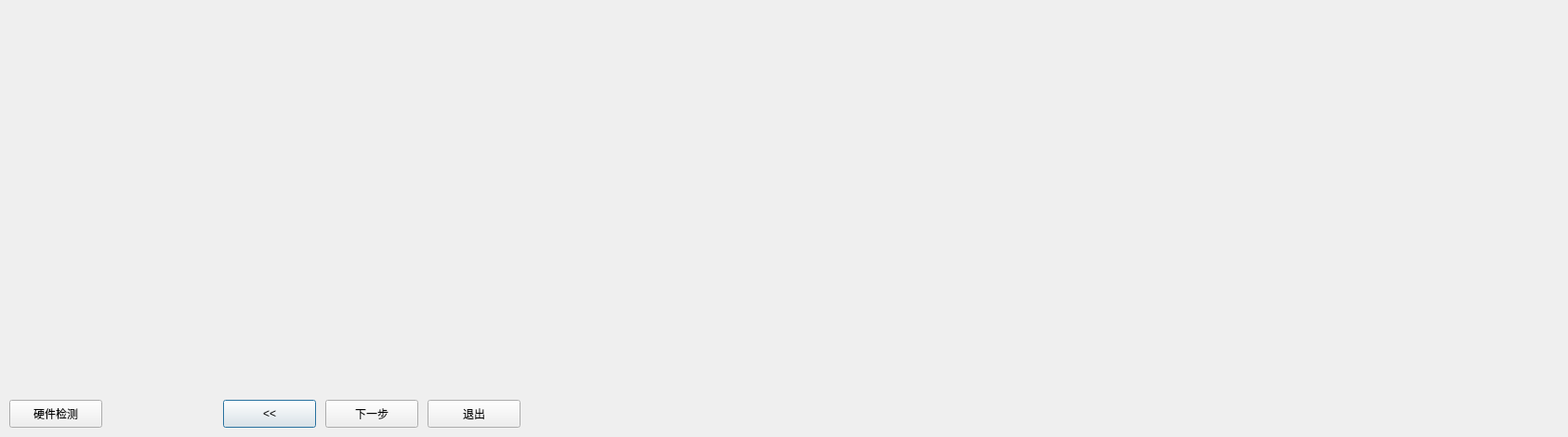
<?xml version="1.0" encoding="UTF-8"?>
<ui version="4.0">
 <class>saas_guide2</class>
 <widget class="QDialog" name="saas_guide2">
  <property name="geometry">
   <rect>
    <x>0</x>
    <y>0</y>
    <width>1687</width>
    <height>470</height>
   </rect>
  </property>
  <property name="acceptDrops">
   <bool>true</bool>
  </property>
  <property name="windowTitle">
   <string>Dialog</string>
  </property>
  <widget class="lds_toolbar_button" name="pushButton_pre">
   <property name="geometry">
    <rect>
     <x>240</x>
     <y>430</y>
     <width>100</width>
     <height>30</height>
    </rect>
   </property>
   <property name="text">
    <string>&lt;&lt;</string>
   </property>
   <property name="outer_stylesheet" stdset="0">
    <string>pushbutton</string>
   </property>
  </widget>
  <widget class="saas_guide2_house" name="frame_cur">
   <property name="geometry">
    <rect>
     <x>10</x>
     <y>10</y>
     <width>550</width>
     <height>410</height>
    </rect>
   </property>
  </widget>
  <widget class="saas_guide2_house" name="frame_right">
   <property name="geometry">
    <rect>
     <x>570</x>
     <y>10</y>
     <width>550</width>
     <height>410</height>
    </rect>
   </property>
  </widget>
  <widget class="lds_toolbar_button" name="pushButton_next">
   <property name="geometry">
    <rect>
     <x>350</x>
     <y>430</y>
     <width>100</width>
     <height>30</height>
    </rect>
   </property>
   <property name="text">
    <string>下一步</string>
   </property>
   <property name="outer_stylesheet" stdset="0">
    <string>pushbutton</string>
   </property>
  </widget>
  <widget class="saas_guide2_house" name="frame_left">
   <property name="geometry">
    <rect>
     <x>-550</x>
     <y>10</y>
     <width>550</width>
     <height>410</height>
    </rect>
   </property>
  </widget>
  <widget class="lds_toolbar_button" name="pushButton_hardTest">
   <property name="geometry">
    <rect>
     <x>10</x>
     <y>430</y>
     <width>100</width>
     <height>30</height>
    </rect>
   </property>
   <property name="text">
    <string>硬件检测</string>
   </property>
   <property name="outer_stylesheet" stdset="0">
    <string>pushbutton</string>
   </property>
  </widget>
  <widget class="lds_toolbar_button" name="pushButton_exit">
   <property name="geometry">
    <rect>
     <x>460</x>
     <y>430</y>
     <width>100</width>
     <height>30</height>
    </rect>
   </property>
   <property name="text">
    <string>退出</string>
   </property>
   <property name="outer_stylesheet" stdset="0">
    <string>pushbutton</string>
   </property>
  </widget>
 </widget>
 <customwidgets>
  <customwidget>
   <class>lds_toolbar_button</class>
   <extends>QPushButton</extends>
   <header>lds_toolbar_button.h</header>
  </customwidget>
  <customwidget>
   <class>saas_guide2_house</class>
   <extends>QFrame</extends>
   <header>saas_guide2_house.h</header>
   <container>1</container>
  </customwidget>
 </customwidgets>
 <resources/>
 <connections/>
</ui>
